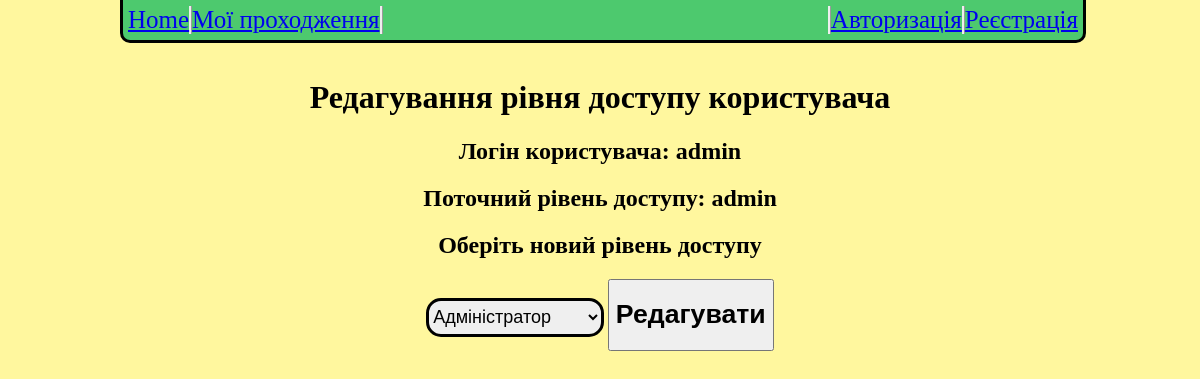
The app's page /edit_user?user_id=1, older data.
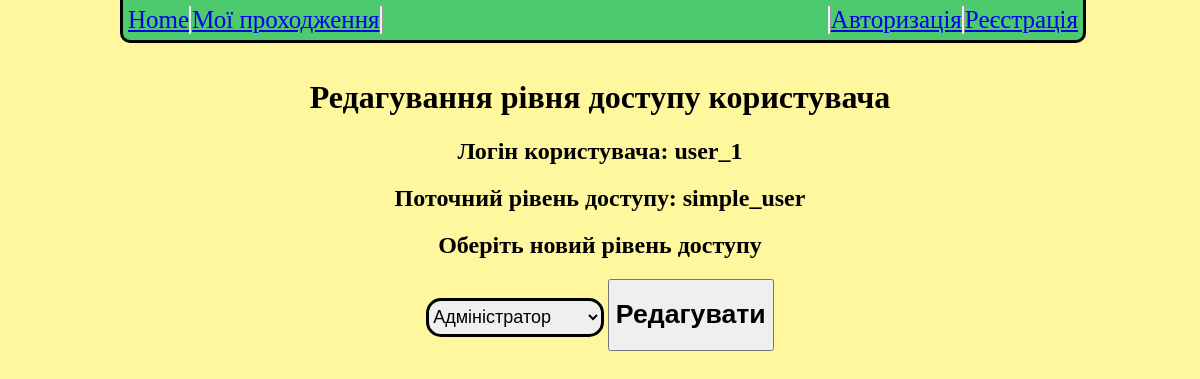
The same page, newer data.
### models/user.py (models this page shows, shortened)
class UserModel(db.Model, UserMixin):
    __tablename__ = "user"
    user_id = db.Column(db.Integer, primary_key=True)
    user_login = db.Column(db.String(50), nullable=False, unique=True)
    user_password = db.Column(db.String(100), nullable=False)
    user_access_level = db.Column(db.String(50), nullable=False)
    @classmethod
    def find_by_id(cls, user_id):
        return UserModel.query.filter_by(user_id=user_id).first()

### app.py (the view)
@app.route('/edit_user', methods=['GET', 'POST'])
def admin_edit_user():
    editable_user_id = request.args.get('user_id')
    if request.method == 'GET':
        user = UserModel.find_by_id(request.args.get('user_id'))
        return render_template('admin_user_edit.html', user_info=user, user=UserModel(), validate_user=load_user(current_user.get_id()))
    elif request.method == 'POST':
        print(request.form.get('access_types'))
        print(request.form.get('editable_user_id'))
        user =UserModel.find_by_id(request.form.get('editable_user_id'))
        user.edit_user(request.form.get('access_types'))
        return redirect(url_for('admin_user_management'))

### app.py (called while the page is built)
@manager.user_loader
def load_user(user_id):
    return UserModel.query.get(user_id)

@app.after_request
def redirect_to_signin(response):
    if response.status_code == 401:
        return redirect(url_for('login_page') + '?next=' + request.url)
    return response

### templates/admin_user_edit.html (shortened to what this page needs)
<html>
    <head>
        <link rel="stylesheet" type="text/css" href="{{ url_for( 'static', filename='css/style.css', v=8) }}">
    </head>
    <body>
        <div class="header">
            <div class="nav_buttons">
                <div class="home_button">
                    <a href="{{url_for('index')}}">Home</a>
                </div>
                <div class="my_posts">
                    <a href="{{url_for('history')}}">Мої проходження</a>
                </div>
            </div>
            <div class="log_buttons">
                {% if validate_user == None %}
                <div class="register">
                    <a href="{{url_for('register')}}">Реєстрація</a>
                </div>
                <div class="login">
                    <a href="{{url_for('login_page')}}">Авторизація</a>
                </div>
                {% endif %}
            </div>
        </div>
        <div class="name_of_results">
            <h1>Редагування рівня доступу користувача</h1>
        </div>
        <div class="edit_block">
            <div class="user_login">
                <h2>Логін користувача: {{ user_info.user_login }}</h2>
            </div>
            <div class="current_user_access_level">
                <h2>Поточний рівень доступу: {{ user_info.user_access_level }}</h2>
            </div>
            <div class="new_access_level">
                <h2>Оберіть новий рівень доступу</h2>
                <form method="POST" action="edit_user">
                <select name="access_types">
                 <option value="admin">Адміністратор</option>
                </select>
                <button type="submit" name="edit_this_user"><h1>Редагувати</h1></button>
                </form>
            </div>
        </div>
    </body>
</html>

Row changes from the older to the newer data that the page shows:
changed UserModel: user_login "admin" → "user_1"; user_access_level "admin" → "simple_user"
